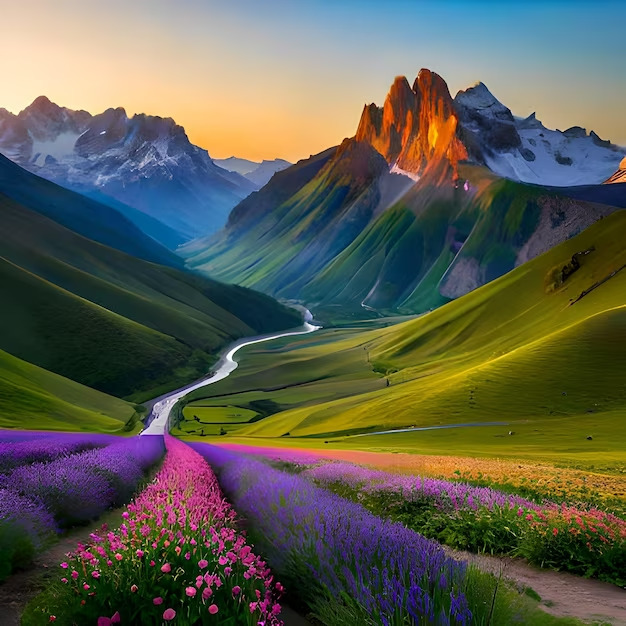
%> input picture Other/IMG_01.jpeg, 626 x 626 px
$ octave black_pixels_in_image.m   (GNU Octave 9; MATLAB toolbox functions it lacks are replaced by stand-ins)
%> lines starting %> are read from the running program, lines starting %| are printed output that depends on the picture; in (x1, y1, x2, y2) boxes, pixels count from 0 and x2, y2 are one past the last pixel; in counts of white or black regions, pixels touching at a corner belong together; the program's own positions count from 1
clear all
close all
clc

% 1. Basics
I = imread("IMG_01.jpeg");
%> I is the input picture: size 626x626x3 uint8; mean R, G, B 92.1, 93.4, 80.4
I2 = I;     I3 = I;
[rows, cols, channels] = size(I);
%> rows = 626; cols = 626; channels = 3
pixels = rows * cols;
%> pixels = 391876

% 2. Coordinates to be altered
pososto = 0.2;
converted = floor(pososto * pixels);
%> converted = 78375
coords = zeros(converted, 2);
coords(:, 1) = randi([1 rows], converted, 1);
coords(:, 2) = randi([1 cols], converted, 1);

% 3. Convertions
desired = [255, 255, 255];                  % White
for i = 1 : converted
    row = coords(i, 1);
    col = coords(i, 2);
    I2(row, col, :) = desired;
end
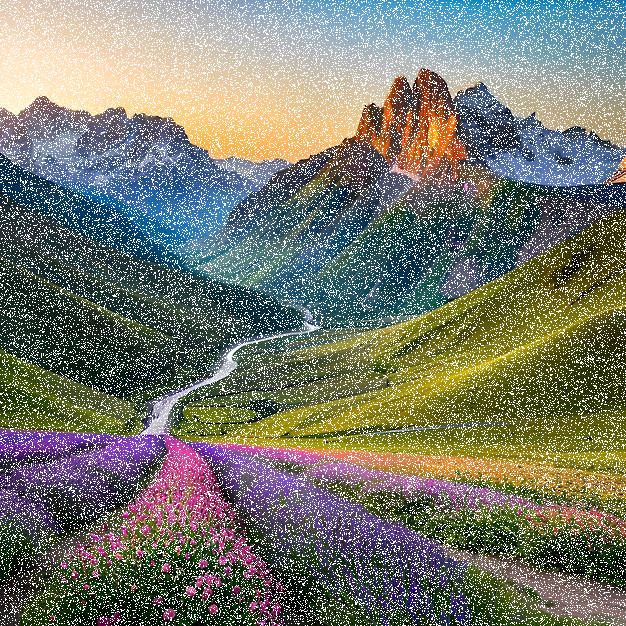
%> I2: size 626x626x3 uint8; 18.13% of pixels changed, all inside (x1, y1, x2, y2) = (0, 0, 626, 626)

for i = 1 : converted
    row = coords(i, 1);
    col = coords(i, 2);
    I3(row, col, :) = randi([0 255], 1, 3);
end
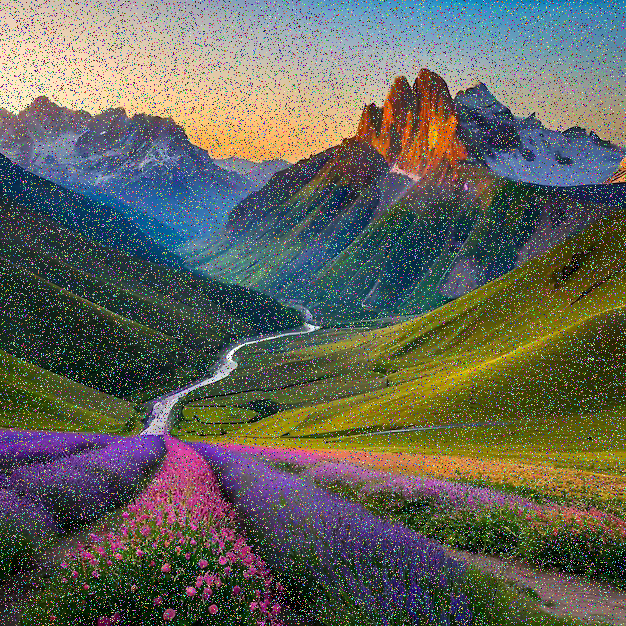
%> I3: size 626x626x3 uint8; 18.13% of pixels changed, all inside (x1, y1, x2, y2) = (0, 0, 626, 626)


% 4. Plots
figure();
imshowpair(I, I2, "montage");
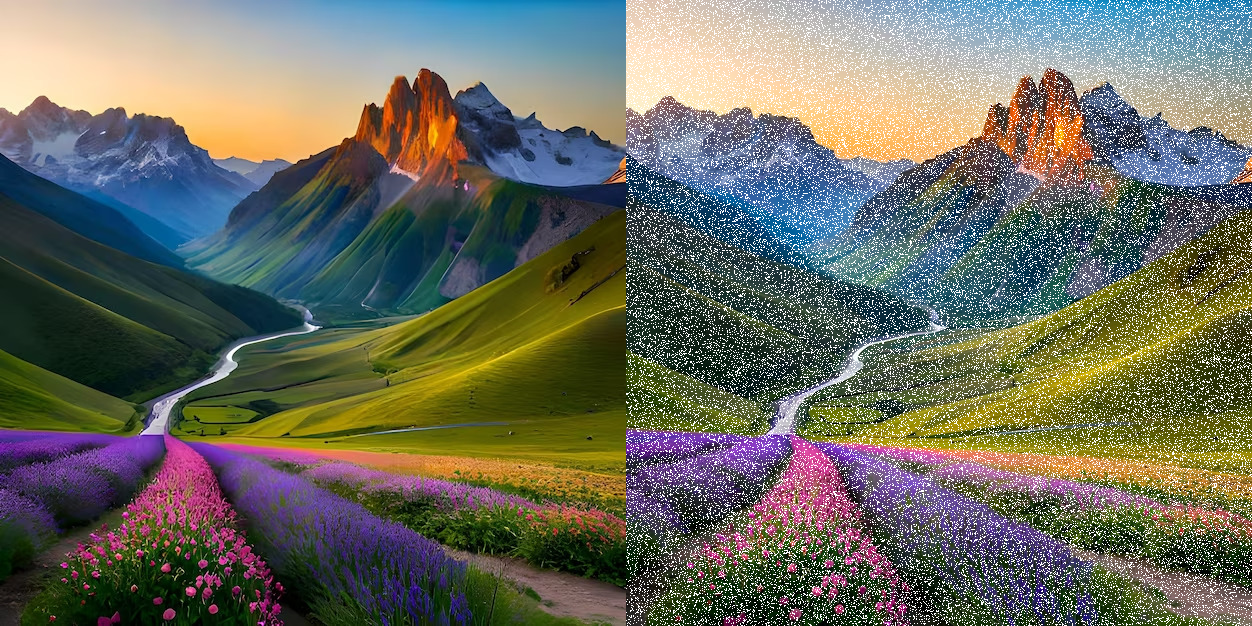
%> displayed picture: size 626x1252x3, on the screen's scale of 0 to 255; mean R, G, B 106.8, 108.1, 96.2
title(num2str(100*pososto) + "% of pixels changed to " + mat2str(desired))
figure();
imshowpair(I, I3, "montage");
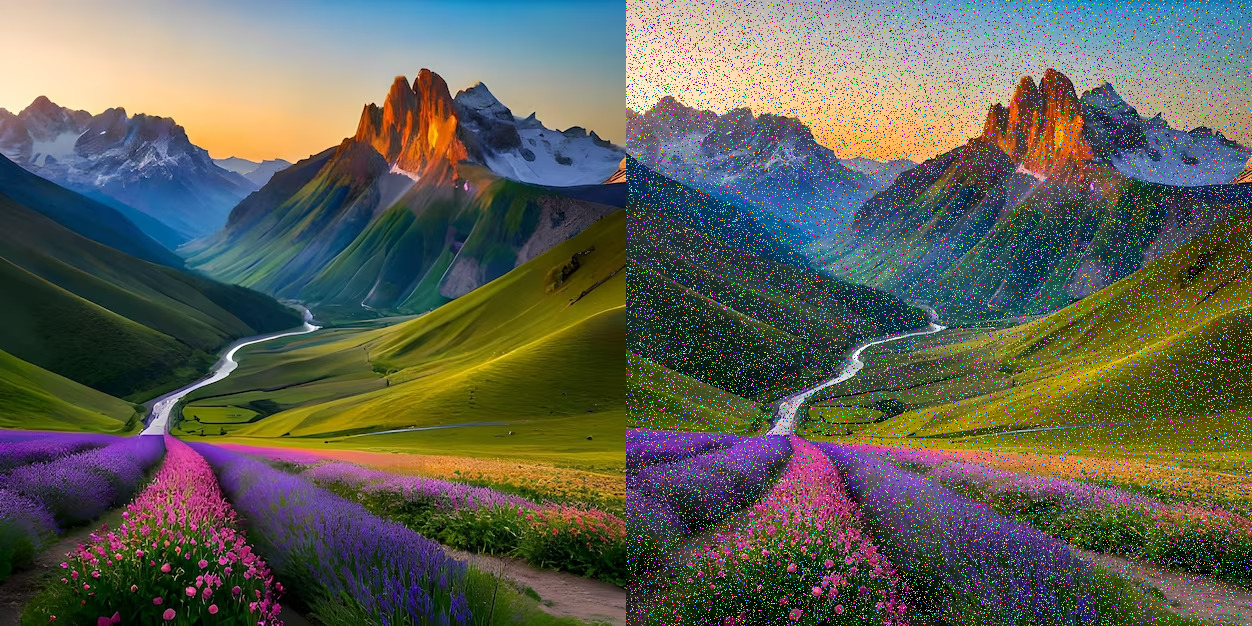
%> displayed picture: size 626x1252x3, on the screen's scale of 0 to 255; mean R, G, B 95.3, 96.5, 84.7
title(num2str(100*pososto) + "% of pixels changed to random colors")
